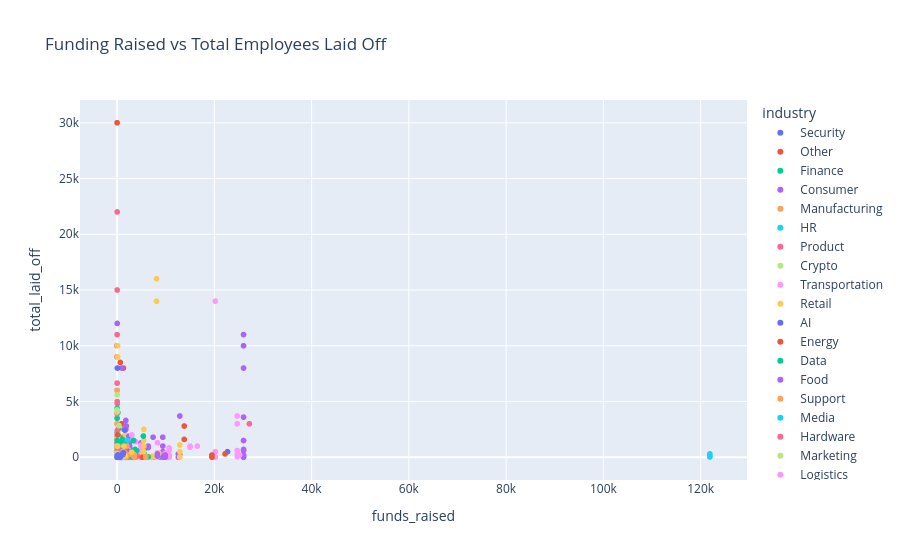

Notebook cell for this chart:
### Code cell
fig = px.scatter(
    df,
    x="funds_raised",
    y="total_laid_off",
    color="industry",
    hover_data=["company"],
    title="Funding Raised vs Total Employees Laid Off"
)

fig.show()
